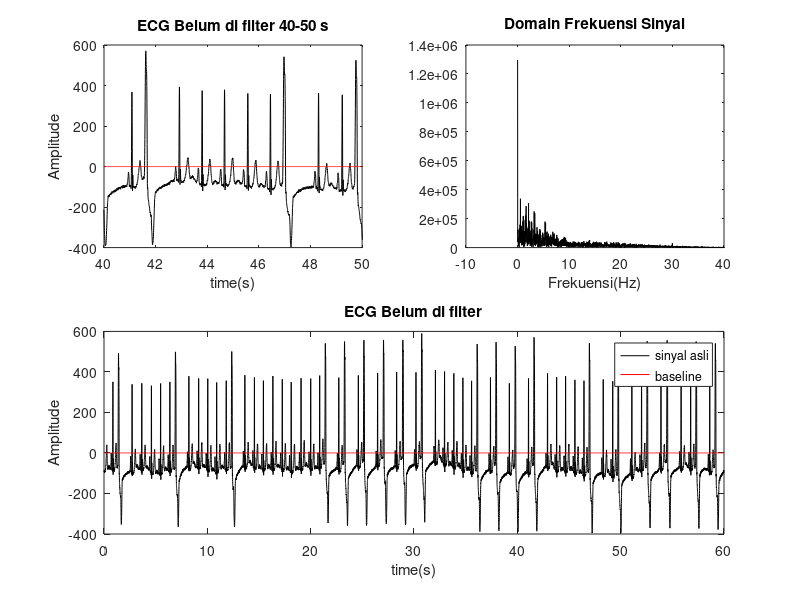
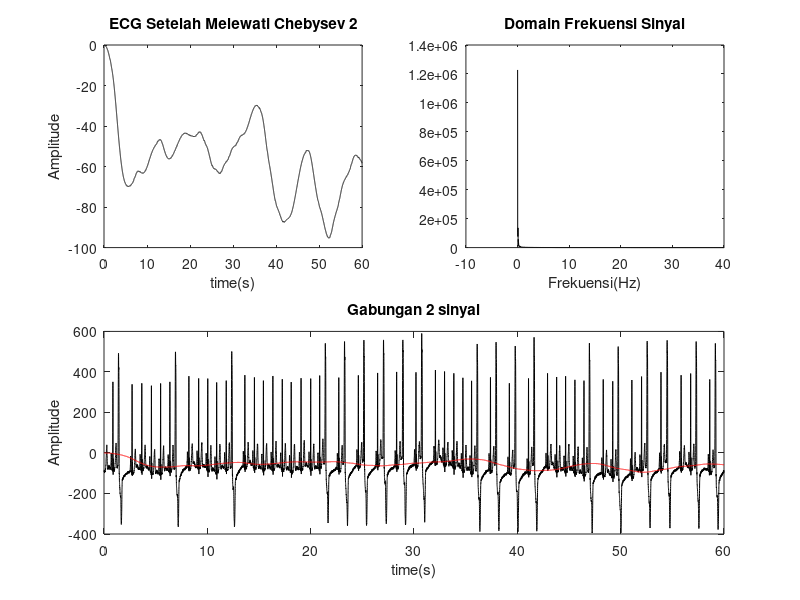
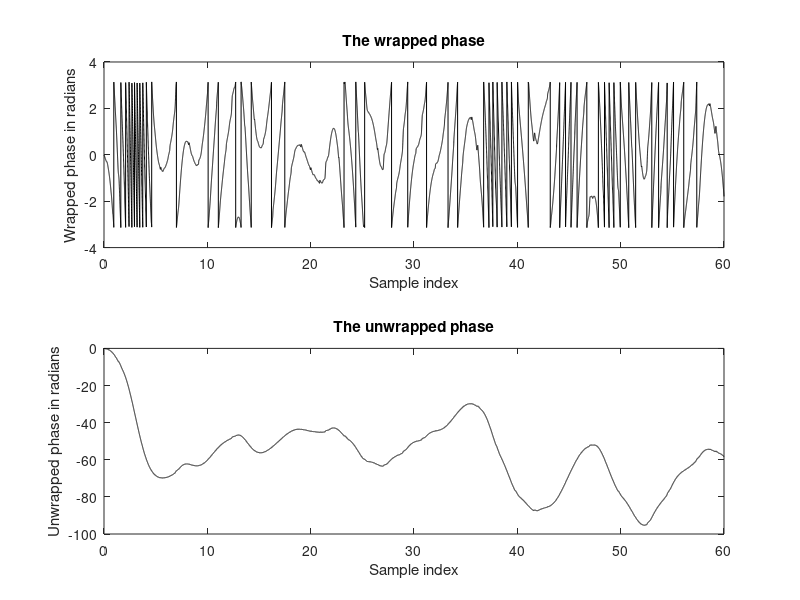
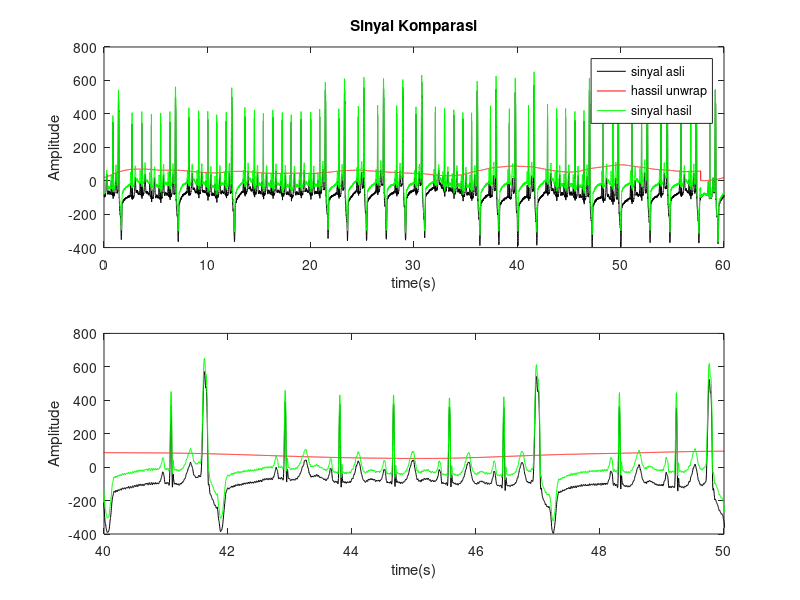

Source code (MATLAB) for these figures, in order: (Note: this script raises an error after producing the figures.)
clc;clear all;close all;
load('119m.mat')                        %Loading data
sinyal=110+val(1,:);                    %Pemilihan Data
N=length(sinyal);                       %Panjang data
fs=360;                                 %Frekuensi Sampling
t=(1:N)/fs;                             
frek=(1:N)*fs/N;                        
kk=linspace(0,0,N);                     %Baseline
%%%
figure(1)
subplot(2,2,[3 4])
plot(t,sinyal,'k')
hold on;plot(t,kk,'r')
title('ECG Belum di filter')
legend('sinyal asli','baseline')
xlabel('time(s)')
ylabel('Amplitude');hold off;
subplot(2,2,1)
plot(t,sinyal,'k')
hold on;plot(t,kk,'r')
title('ECG Belum di filter 40-50 s')
xlabel('time(s)')
ylabel('Amplitude')
xlim([40 50]);hold off;
awal=abs(fft(sinyal));                  %Spektrum Gel Domain Frek
subplot(2,2,2)
plot(frek,awal,'k')
title('Domain Frekuensi Sinyal')
xlabel('Frekuensi(Hz)')
xlim([-10 40])
%%%%
Wp=0.1/(fs/2);                          %PassBand
Ws=0.9/(fs/2);                          %StopBand
Rp=1;                                   %Ripple Pass Band
Rs=60;                                  %Ripple Stop Band
[n,Ws]=cheb2ord(Wp,Ws,Rp,Rs,'s')   %PenentuFrekStopBandBaru&OrdeFilter
[b,a]=cheby2(3,Rs,Ws);             %Menentukan Koef Filter Cheby 2
[phi1,w] = phasez(b,a,N);               %Menentukan Fase Gel.
hasil=filter(b,a,sinyal);    %Menggunakan koefisien filter pada sinyal
%%%
figure(2)
subplot(2,2,1)
plot(t,hasil,'k')
title('ECG Setelah Melewati Chebysev 2')
xlabel('time(s)')
ylabel('Amplitude')
spektrum1=abs(fft(hasil));
subplot(2,2,2)
plot(frek,spektrum1,'k')
title('Domain Frekuensi Sinyal')
xlabel('Frekuensi(Hz)')
xlim([-10 40])
subplot(2,2,[3 4])
plot(t,sinyal,'k')
hold on
plot(t,hasil,'r')
title('Gabungan 2 sinyal')
xlabel('time(s)')
ylabel('Amplitude')
hold off
%%%
%%% Wraping Manual Signal 
wrap1=atan2(sin(hasil), cos(hasil));        %WrappingSinyal
figure(3)
subplot(2,1,1)
plot(t,wrap1,'k') 
xlabel('Sample index') 
ylabel('Wrapped phase in radians') 
title('The wrapped phase')
%%%
tic   %start measuring the execution time
K=0; 
increments = zeros(size(wrap1));            %MenentukanWrap
for i=2:length(wrap1) 
    difference = wrap1(i)-wrap1(i-1); 
    if difference > pi 
        K = K - 2*pi; 
    elseif difference < -pi 
        K = K + 2*pi; 
    end 
    increments(i) = K; 
end 
xu = wrap1 + increments;
toc      %finish measuring the execution time 
subplot(2,1,2)
plot(t,xu,'k') 
xlabel('Sample index') 
ylabel('Unwrapped phase in radians') 
title('The unwrapped phase')
%%%
for i=1:N
    d(i)=abs(phi1(i)*fs/(2*pi*0.22));       %Penentuan rumus d
end
dd=max(d);                                  %MenentukanMaksMatriks d
maushifting=-xu;                            %Membalik Sinyal
xu1=maushifting;
sinyal2=circshift(xu1,-round(dd));          %ShiftingSinyal
for i=1:N
    y(i)=sinyal(i)+sinyal2(i);              %Filtering Wander Baseline
end
figure(4)
subplot(2,1,1)
plot(t,sinyal,'k')
hold on;
plot(t(1:N),sinyal2,'r')
plot(t(1:N),y,'g')
% xlim([40 50])
legend('sinyal asli','hassil unwrap','sinyal hasil')
xlabel('time(s)')
ylabel('Amplitude')
title('Sinyal Komparasi')
hold off;
subplot(2,1,2)
plot(t,sinyal,'k')
hold on;
plot(t(1:N),sinyal2,'r')
plot(t(1:N),y,'g')
xlim([40 50])
xlabel('time(s)')
ylabel('Amplitude')
hold off;
%%%
figure(5)
subplot(2,1,1)
plot(t,y,'k')
hold on
plot(t,kk,'r')
legend('sinyal Filter','Baseline')
xlabel('time(s)')
ylabel('Amplitude')
title('Sinyal Hasil Filter')
hold off
subplot(2,1,2)
plot(t,y,'k')
hold on
plot(t,kk,'r')
xlim([40 50])
xlabel('time(s)')
ylabel('Amplitude')
hold off
%%%
NilaiSNR=snr(y,sinyal-y)                     %Menentukan Nilai SNR
